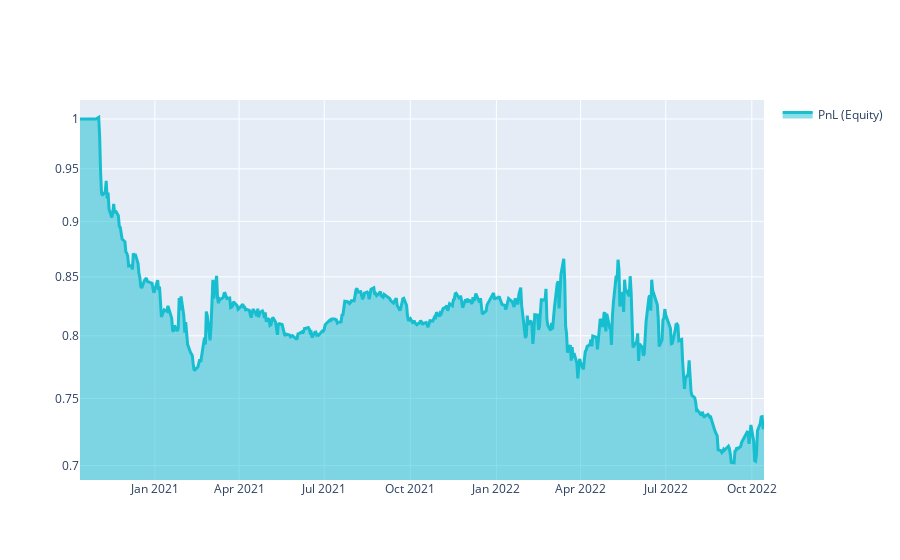

Notebook cell for this chart:
### Markdown cell above
# Q18 Quick Start

This template shows you the basic steps for taking part to the **Q18 NASDAQ-100 Stock Long-Short contest**.

### Code cell
import xarray as xr

import qnt.ta as qnta
import qnt.data as qndata
import qnt.output as qnout
import qnt.stats as qns

data = qndata.stocks.load_ndx_data(min_date="2020-10-13")

close     = data.sel(field="close")
is_liquid = data.sel(field="is_liquid")
sma_slow  = qnta.sma(close, 100)
sma_fast  = qnta.sma(close, 10)
weights   = xr.where(sma_slow < sma_fast, 1, -1)
weights   = weights * is_liquid

weights = qnout.clean(weights, data, "stocks_nasdaq100")

# calc stats
stats = qns.calc_stat(data, weights.sel(time=slice("2020-10-13", None)))
display(stats.to_pandas().tail())

# graph
performance = stats.to_pandas()["equity"]
import qnt.graph as qngraph

qngraph.make_plot_filled(performance.index, performance, name="PnL (Equity)", type="log")

### Figure 1 — Plotly figure (JSON) as saved in the notebook; plotly's stock layout.template omitted (floating-point values rounded to 4 significant figures; data arrays with more than 128 entries replaced by an {"elided": "..."} marker saying what was removed)
{"data": [{"fill": "tonexty", "line": {"color": "#17BECF", "width": 3}, "name": "PnL (Equity)", "type": "scatter", "x": {"elided": "506 str values"}, "y": {"elided": "506 float values"}}], "layout": {"showlegend": true, "yaxis": {"range": [-0.1614, 0.008483], "type": "log"}}}
